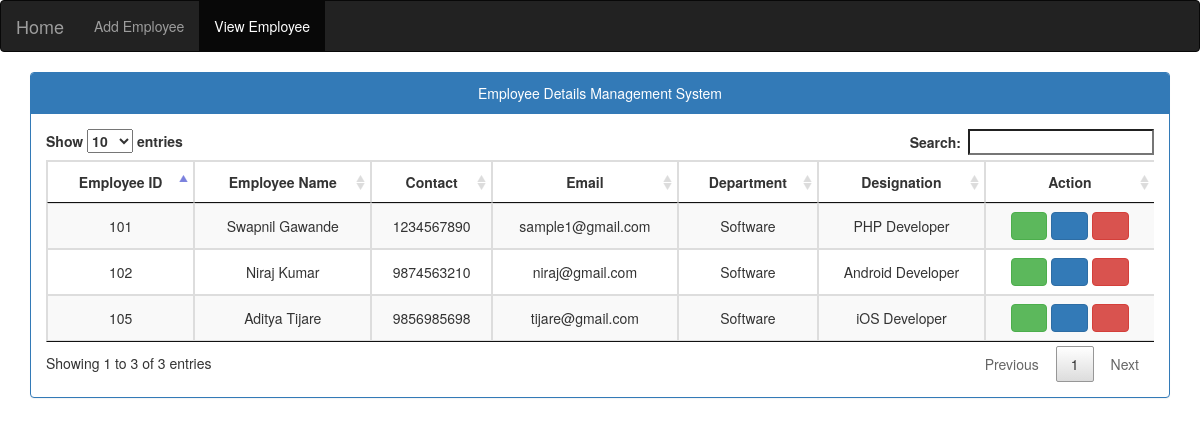
The page / on the database its author committed.
### tables this page shows
CREATE TABLE `employee_details` (
  `id` int(11) NOT NULL,
  `employeeId` varchar(20) NOT NULL,
  `employeeName` varchar(100) NOT NULL,
  `employeeContact` varchar(15) NOT NULL,
  `employeeEmail` varchar(100) NOT NULL,
  `employeeDepartment` varchar(100) NOT NULL,
  `employeeDesignation` varchar(100) NOT NULL,
  `employeeAddress` text NOT NULL,
  `gender` varchar(20) NOT NULL,
  `createdOn` datetime NOT NULL,
  `updatedOn` datetime NOT NULL
);

### application/controllers/Main_Controller.php (called while the page is built, shortened)
<?php
class Main_Controller extends CI_Controller {
    function __construct() {
        $this->load->helper('form', 'url', 'html');
        $this->load->library('form_validation');
        $this->load->model('Main_Model');
    }
    public function index() {
        $this->load->model('Main_Model');
        $data['result'] = $this->Main_Model->getAllEmployees();
        $this->load->view('header');
        $this->load->view('home', $data);
    }
}

### index.php (called while the page is built, shortened)
<?php
require_once BASEPATH.'core/CodeIgniter.php';

### application/models/Main_Model.php (called while the page is built, shortened)
<?php
class Main_Model extends CI_Model {
    function getAllEmployees() {
        $query = $this->db->get('employee_details');
        return $query->result();
    }
}

### application/views/home.php (the view, shortened to what this page needs)
<div class="container">
    <div class="panel panel-primary">
        <div class="panel-heading text-center">Employee Details Management System </div>
        <div class="panel-body text-center">
            <div class="x_content table-responsive">
                <table id="employeeInfo" class="table-bordered table-striped" style="width:100%">
                    <thead>
                        <tr>
                            <th>Employee ID</th>
                            <th>Employee Name</th>
                            <th>Contact</th>
                            <th>Email</th>
                            <th>Department</th>
                            <th>Designation</th>
                            <th>Action</th>
                        </tr>
                    </thead>
                    <tbody>
                        <?php
                        if ($result) {
                            $i = 0;
                            foreach ($result as $empData) {
                                ?>
                                <tr index="<?php echo $empData->employeeId; ?>">
                                    <td> <?php echo $empData->employeeId; ?></td>
                                    <td> <?php echo $empData->employeeName; ?></td>
                                    <td> <?php echo $empData->employeeContact; ?></td>
                                    <td> <?php echo $empData->employeeEmail; ?></td>
                                    <td> <?php echo $empData->employeeDepartment; ?></td>
                                    <td> <?php echo $empData->employeeDesignation; ?></td>
                                    <td>
                                        <button value="<?php echo $empData->employeeId; ?>" type="button" onclick="employee.viewEmp(this.value,<?= $i ?>)" class="btn btn-success fa fa-eye" data-target='#viewEmployeeModal' data-toggle='modal' title="View Employee Details..!!"></button>
                                        <button value="<?php echo $empData->employeeId; ?>" type="button" onclick="employee.editEmp(this.value,<?= $i ?>)" class="btn btn-primary fa fa-pencil" data-target='#editEmployeeModal' data-toggle='modal' title="Edit Employee Details..!!"></button>
                                        <button value="<?php echo $empData->employeeId; ?>" type="button" onclick="deleteEmp(this.value)" class="btn btn-danger fa fa-remove" title="Remove Employee..!!"></button>
                                    </td>
                                </tr>
                                <?php
                                $i++;
                            }
                        }
                        ?>
                    </tbody>
                </table>
            </div>
        </div>
    </div>
</div>
</body>
</html>

### application/views/header.php (shortened to what this page needs)
<!DOCTYPE html>
<html lang="en">
    <head>
        <link rel="stylesheet" href="<?php echo base_url(); ?>/resources/css/bootstrap.min.css">
        <link rel="stylesheet" href="<?php echo base_url(); ?>/resources/css/font-awesome.min.css">
        <link rel="stylesheet" href="<?php echo base_url(); ?>/resources/css/datatables.min.css">
        <link rel="stylesheet" href="<?php echo base_url(); ?>/resources/css/sweetalert.css">
    </head>
    <body>
        <nav class="navbar navbar-inverse">
            <div class="container-fluid">
                <div class="navbar-header">
                    <a class="navbar-brand" href="<?php echo base_url(); ?>">Home</a>
                </div>
                <div class="collapse navbar-collapse" id="CIMSNavBar">
                    <ul class="nav navbar-nav">
                        <li id="addEmployee"><a href="<?php echo site_url('Main_Controller/addEmployee'); ?>"> Add Employee </button></a></li>
                        <li id="viewEmployee"><a href="<?php echo site_url('Main_Controller/index'); ?>">View Employee</a></li>
                    </ul>
                </div>
            </div>
        </nav>

### rows shown on the page
employee_details: employeeId "101", employeeName "Swapnil Gawande", employeeContact "1234567890", employeeEmail "sample1@gmail.com", employeeDepartment "Software", employeeDesignation "PHP Developer"
employee_details: employeeId "102", employeeName "Niraj Kumar", employeeContact "9874563210", employeeEmail "niraj@gmail.com", employeeDepartment "Software", employeeDesignation "Android Developer"
employee_details: employeeId "105", employeeName "Aditya Tijare", employeeContact "9856985698", employeeEmail "tijare@gmail.com", employeeDepartment "Software", employeeDesignation "iOS Developer"
